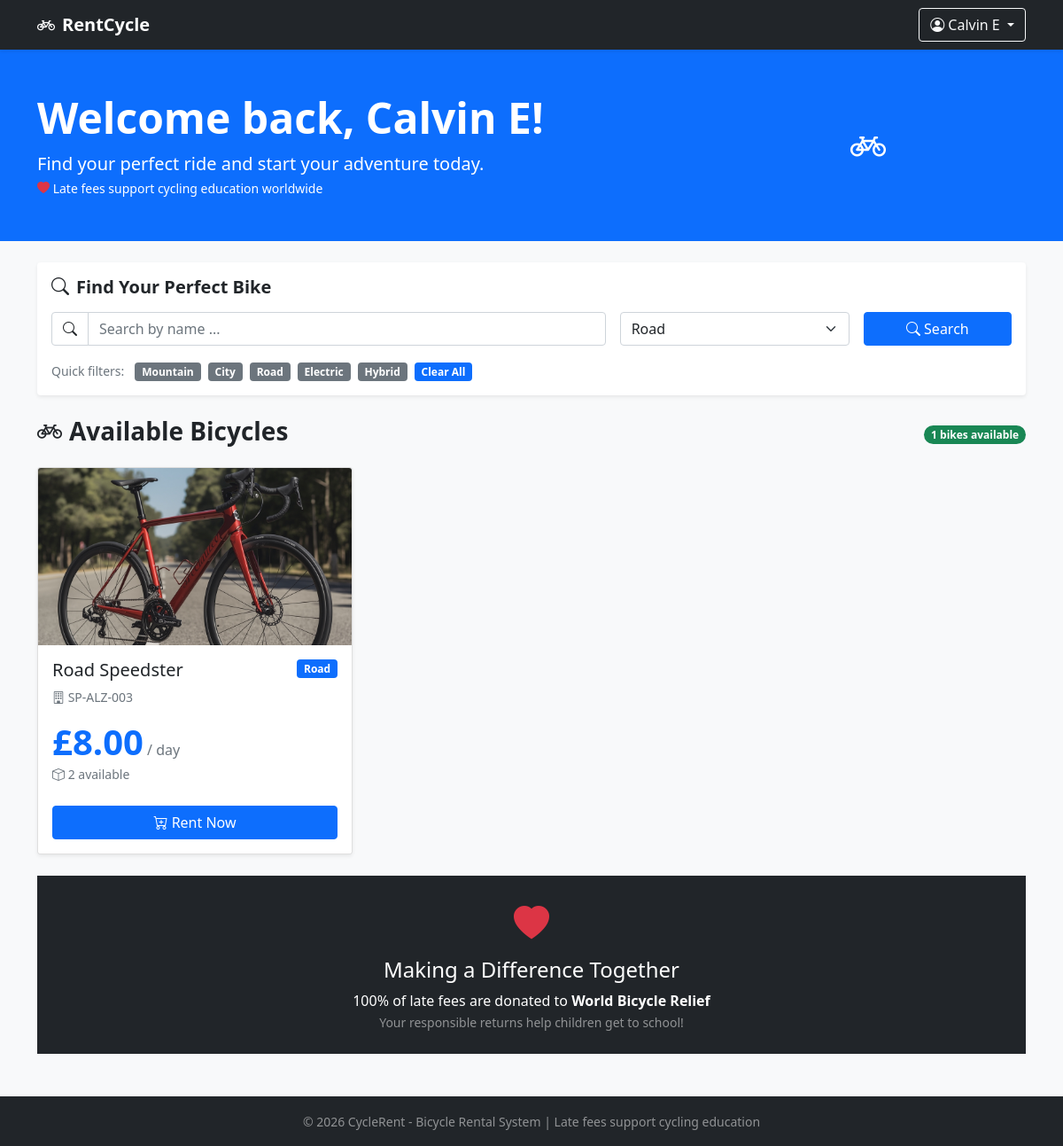
Page /user/dashboard.php?category=Road (signed in) on the committed database.
### tables this page shows
CREATE TABLE bicycles (
    bike_id int(11) NOT NULL AUTO_INCREMENT,  
    name varchar(100) NOT NULL,
    category varchar(50) NOT NULL,
    serial_number varchar(100) DEFAULT NULL,
    price_per_day decimal(10,2) DEFAULT '10.00',
    quantity int(11) DEFAULT '1',
    created_at timestamp DEFAULT CURRENT_TIMESTAMP,
    PRIMARY KEY (bike_id),   
    UNIQUE KEY serial_number (serial_number)
);

### user/dashboard.php (the view, shortened to what this page needs)
<?php
require_once __DIR__ . '/../config/connection.php';
$search = isset($_GET['search']) ? mysqli_real_escape_string($db, $_GET['search']) : '';
$category = isset($_GET['category']) ? mysqli_real_escape_string($db, $_GET['category']) : '';
$bikes_sql = "SELECT * FROM bicycles WHERE quantity > 0";
if (!empty($category)) {
    $bikes_sql .= " AND category = '$category'";
}
$bikes_sql .= " ORDER BY name ASC";
$available_bikes = $db->query($bikes_sql);
function getBikeImage($category) {
    $imageMap = [
        'Mountain' => 'mountain_bike.jpg',
        'City' => 'city_bike.jpg',
        'Road' => 'road_bike.jpg',
        'Electric' => 'electric_bike.jpg',
        'Hybrid' => 'hybrid_bike.jpg',
        'Kids' => 'kids_bike.jpg',
        'Cruiser' => 'cruiser_bike.jpg'
    ];
    $filename = isset($imageMap[$category]) ? $imageMap[$category] : 'default_bike.jpg';
    return '../assets/images/bikes/' . $filename;
}
?>
<!DOCTYPE html>
<html lang="en">
<head>
    <link href="https://cdn.jsdelivr.net/npm/bootstrap@5.1.3/dist/css/bootstrap.min.css" rel="stylesheet">
    <link rel="stylesheet" href="https://cdn.jsdelivr.net/npm/bootstrap-icons@1.11.0/font/bootstrap-icons.css">
</head>
<body class="bg-light">
<nav class="navbar navbar-dark bg-dark sticky-top shadow-sm">
    <div class="container">
        <a class="navbar-brand fw-bold" href="#">
            <i class="bi bi-bicycle me-2"></i>RentCycle
        </a>
        <div class="dropdown">
            <button class="btn btn-outline-light dropdown-toggle" type="button" data-bs-toggle="dropdown">
                <i class="bi bi-person-circle"></i> <?php echo $_SESSION['fullname']; ?>
            </button>
        </div>
    </div>
</nav>
<div class="bg-primary text-white py-5 mb-4">
    <div class="container">
        <div class="row align-items-center">
            <div class="col-lg-8">
                <h1 class="display-5 fw-bold">Welcome back, <?php echo $_SESSION['fullname']; ?>!</h1>
                <p class="lead mb-0">Find your perfect ride and start your adventure today.</p>
                <small><i class="bi bi-heart-fill text-danger"></i> Late fees support cycling education worldwide</small>
            </div>
            <div class="col-lg-4 text-center d-none d-lg-block">
                <i class="bi bi-bicycle fs-1"></i>
            </div>
        </div>
    </div>
</div>
<div class="container">
    <div class="card shadow-sm border-0 rounded-4 mb-4">
        <div class="card-body">
            <h5 class="mb-3 fw-bold">
                <i class="bi bi-search me-2"></i>Find Your Perfect Bike
            </h5>
            <form method="GET" action="" class="mb-3">
                <div class="row g-3">
                    <div class="col-md-7">
                        <div class="input-group">
                            <span class="input-group-text bg-white"><i class="bi bi-search"></i></span>
                            <input type="text" name="search" class="form-control"
                                   placeholder="Search by name ..."
                                   value="<?php echo htmlspecialchars($search); ?>">
                        </div>
                    </div>
                    <div class="col-md-3">
                        <select name="category" class="form-select">
                            <option value="Road" <?php echo $category == 'Road' ? 'selected' : ''; ?>>Road</option>
                        </select>
                    </div>
                    <div class="col-md-2">
                        <button type="submit" class="btn btn-primary w-100">
                            <i class="bi bi-search"></i> Search
                        </button>
                    </div>
                </div>
            </form>
            <div>
                <span class="text-muted small me-2">Quick filters:</span>
                <a href="?category=Mountain" class="badge bg-secondary text-decoration-none me-1">Mountain</a>
                <a href="?category=City" class="badge bg-secondary text-decoration-none me-1">City</a>
                <a href="?category=Road" class="badge bg-secondary text-decoration-none me-1">Road</a>
                <a href="?category=Electric" class="badge bg-secondary text-decoration-none me-1">Electric</a>
                <a href="?category=Hybrid" class="badge bg-secondary text-decoration-none me-1">Hybrid</a>
                <a href="?" class="badge bg-primary text-decoration-none">Clear All</a>
            </div>
        </div>
    </div>
    <div class="d-flex justify-content-between align-items-center mb-3">
        <h3 class="fw-bold">
            <i class="bi bi-bicycle me-2"></i>Available Bicycles
        </h3>
        <span class="badge bg-success rounded-pill"><?php echo $available_bikes ? $available_bikes->num_rows : 0; ?> bikes available</span>
    </div>
    <div class="row">
        <?php if($available_bikes && $available_bikes->num_rows > 0): ?>
            <?php while($bike = $available_bikes->fetch_assoc()): ?>
            <div class="col-lg-4 col-md-6 mb-4">
                <div class="card h-100 shadow-sm">
                    <img src="<?php echo getBikeImage($bike['category']); ?>"
                         class="card-img-top"
                         style="height: 200px; object-fit: cover;"
                         alt="<?php echo $bike['name']; ?>">
                    <div class="card-body">
                        <div class="d-flex justify-content-between align-items-start">
                            <h5 class="card-title mb-0"><?php echo $bike['name']; ?></h5>
                            <span class="badge bg-primary"><?php echo $bike['category']; ?></span>
                        </div>
                        <p class="card-text text-muted small mt-2">
                            <i class="bi bi-building"></i> <?php echo $bike['serial_number'] ?: 'Model Number'; ?>
                        </p>
                        <div class="mt-3">
                            <span class="display-6 text-primary fw-bold">£<?php echo number_format($bike['price_per_day'], 2); ?></span>
                            <span class="text-muted">/ day</span>
                            <div>
                                <small class="text-muted">
                                    <i class="bi bi-box"></i> <?php echo $bike['quantity']; ?> available
                                </small>
                            </div>
                        </div>
                    </div>
                    <div class="card-footer bg-white border-0 pb-3">
                        <button class="btn btn-primary w-100" data-bs-toggle="modal" data-bs-target="#rentModal<?php echo $bike['bike_id']; ?>">
                            <i class="bi bi-cart-plus"></i> Rent Now
                        </button>
                    </div>
                </div>
            </div>
            <?php endwhile; ?>
        <?php endif; ?>
    </div>
    <div class="bg-dark text-white rounded-4 p-4 text-center mb-5">
        <i class="bi bi-heart-fill text-danger fs-1"></i>
        <h4 class="mt-2">Making a Difference Together</h4>
        <p class="mb-0">100% of late fees are donated to <strong>World Bicycle Relief</strong></p>
        <small class="text-white-50">Your responsible returns help children get to school!</small>
    </div>
</div>
<footer class="bg-dark text-white-50 text-center py-3 mt-4">
        <div class="container">
            <small>&copy; 2026 CycleRent - Bicycle Rental System | Late fees support cycling education</small>
        </div>
</footer>
</body>
</html>

### rows in the picture
bicycles: name "Road Speedster", category "Road", serial_number "SP-ALZ-003", price_per_day "8.00", quantity "2"

### other values in the picture
$_SESSION['fullname'] "Calvin E"
$available_bikes->num_rows "1"
